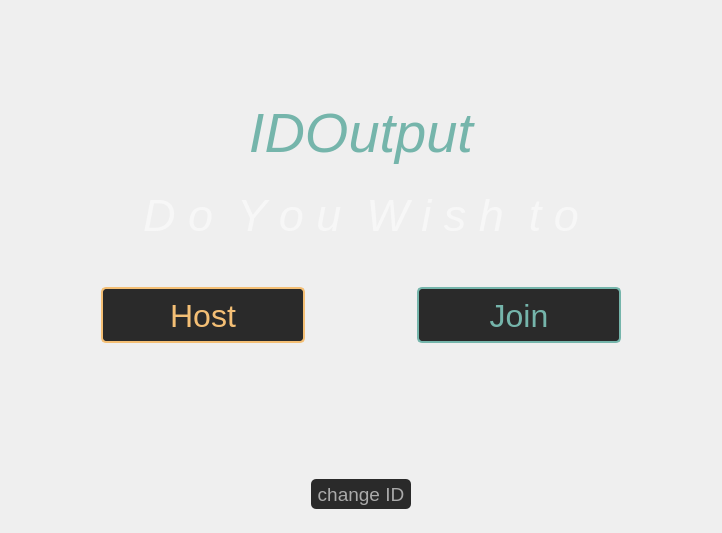
     <widget class="QWidget" name="page_1">
      <layout class="QVBoxLayout" name="verticalLayout_3">
       <item>
        <layout class="QGridLayout" name="grid_hostjoin">
         <item row="1" column="1" colspan="3">
          <widget class="QLabel" name="IDOutput">
           <property name="styleSheet">
            <string notr="true">#IDOutput {
color: rgb(117, 181, 171);
font-family: &quot;Helvetica&quot;;
font-size: 42pt;
font-style: italic;
font-weight: 10;
}</string>
           </property>
           <property name="text">
            <string>IDOutput</string>
           </property>
           <property name="alignment">
            <set>Qt::AlignCenter</set>
           </property>
          </widget>
         </item>
         <item row="5" column="0">
          <spacer name="horizontalSpacer_2">
           <property name="orientation">
            <enum>Qt::Horizontal</enum>
           </property>
           <property name="sizeType">
            <enum>QSizePolicy::MinimumExpanding</enum>
           </property>
           <property name="sizeHint" stdset="0">
            <size>
             <width>90</width>
             <height>20</height>
            </size>
           </property>
          </spacer>
         </item>
         <item row="5" column="1">
          <widget class="QPushButton" name="hostButton">
           <property name="styleSheet">
            <string notr="true">#hostButton {
background-color: rgb(42, 42, 42);
color: rgb(244, 191, 117);
border: 2px solid rgb(244, 191, 117);
border-radius: 5px;
height: 50px;
width: 200px;
font-family: &quot;Helvetica&quot;;
font-weight: 10;
font-size: 24pt;
padding-top: 2px;
}

#hostButton:hover {
background-color: rgb(70, 70, 70);
}

#hostButton:pressed {
background-color: rgb(42, 42, 42);
}
</string>
           </property>
           <property name="text">
            <string>Host</string>
           </property>
          </widget>
         </item>
         <item row="5" column="2">
          <spacer name="horizontalSpacer">
           <property name="orientation">
            <enum>Qt::Horizontal</enum>
           </property>
           <property name="sizeType">
            <enum>QSizePolicy::Maximum</enum>
           </property>
           <property name="sizeHint" stdset="0">
            <size>
             <width>90</width>
             <height>20</height>
            </size>
           </property>
          </spacer>
         </item>
         <item row="2" column="2">
          <spacer name="verticalSpacer_6">
           <property name="orientation">
            <enum>Qt::Vertical</enum>
           </property>
           <property name="sizeType">
            <enum>QSizePolicy::Fixed</enum>
           </property>
           <property name="sizeHint" stdset="0">
            <size>
             <width>20</width>
             <height>20</height>
            </size>
           </property>
          </spacer>
         </item>
         <item row="5" column="4">
          <spacer name="horizontalSpacer_3">
           <property name="orientation">
            <enum>Qt::Horizontal</enum>
           </property>
           <property name="sizeType">
            <enum>QSizePolicy::MinimumExpanding</enum>
           </property>
           <property name="sizeHint" stdset="0">
            <size>
             <width>90</width>
             <height>20</height>
            </size>
           </property>
          </spacer>
         </item>
         <item row="0" column="2">
          <spacer name="verticalSpacer_8">
           <property name="orientation">
            <enum>Qt::Vertical</enum>
           </property>
           <property name="sizeType">
            <enum>QSizePolicy::MinimumExpanding</enum>
           </property>
           <property name="sizeHint" stdset="0">
            <size>
             <width>20</width>
             <height>90</height>
            </size>
           </property>
          </spacer>
         </item>
         <item row="5" column="3">
          <widget class="QPushButton" name="joinButton">
           <property name="styleSheet">
            <string notr="true">#joinButton {
background-color: rgb(42, 42, 42);
color: rgb(117, 181, 171);
border: 2px solid rgb(117, 181, 171);
border-radius: 5px;
height: 50px;
width: 200px;
font-family: &quot;Helvetica&quot;;
font-weight: 10;
font-size: 24pt;
padding-top: 2px;
}

#joinButton:hover {
background-color: rgb(70, 70, 70);
}

#joinButton:pressed {
background-color: rgb(42, 42, 42);
}
</string>
           </property>
           <property name="text">
            <string>Join</string>
           </property>
          </widget>
         </item>
         <item row="4" column="2">
          <spacer name="verticalSpacer_7">
           <property name="orientation">
            <enum>Qt::Vertical</enum>
           </property>
           <property name="sizeType">
            <enum>QSizePolicy::Fixed</enum>
           </property>
           <property name="sizeHint" stdset="0">
            <size>
             <width>20</width>
             <height>40</height>
            </size>
           </property>
          </spacer>
         </item>
         <item row="6" column="2">
          <spacer name="verticalSpacer_9">
           <property name="orientation">
            <enum>Qt::Vertical</enum>
           </property>
           <property name="sizeType">
            <enum>QSizePolicy::MinimumExpanding</enum>
           </property>
           <property name="sizeHint" stdset="0">
            <size>
             <width>20</width>
             <height>130</height>
            </size>
           </property>
          </spacer>
         </item>
         <item row="3" column="1" colspan="3">
          <widget class="QLabel" name="msg_2">
           <property name="layoutDirection">
            <enum>Qt::LeftToRight</enum>
           </property>
           <property name="styleSheet">
            <string notr="true">#msg_2 {
color: rgb(247, 247, 247);
font-family: &quot;Helvetica&quot;;
font-weight: 10;
font-size: 34pt;
font-style: italic;
}</string>
           </property>
           <property name="text">
            <string>D o  Y o u  W i s h  t o</string>
           </property>
           <property name="alignment">
            <set>Qt::AlignCenter</set>
           </property>
           <property name="margin">
            <number>0</number>
           </property>
          </widget>
         </item>
         <item row="8" column="2">
          <spacer name="verticalSpacer_10">
           <property name="orientation">
            <enum>Qt::Vertical</enum>
           </property>
           <property name="sizeType">
            <enum>QSizePolicy::Preferred</enum>
           </property>
           <property name="sizeHint" stdset="0">
            <size>
             <width>20</width>
             <height>13</height>
            </size>
           </property>
          </spacer>
         </item>
         <item row="7" column="2">
          <widget class="QPushButton" name="backto_page_0">
           <property name="styleSheet">
            <string notr="true">#backto_page_0 {
background-color: rgb(42, 42, 42);
color: rgb(170, 170, 170);
border-radius: 5px;
height: 30px;
width: 100px;
font-family: &quot;Helvetica&quot;;
font-weight: 10;
font-size: 14pt;
}

#backto_page_0:hover {
background-color: rgb(70, 70, 70);
}

#backto_page_0:pressed {
background-color: rgb(42, 42, 42);
}
</string>
           </property>
           <property name="text">
            <string>change ID</string>
           </property>
          </widget>
         </item>
        </layout>
       </item>
      </layout>
     </widget>
